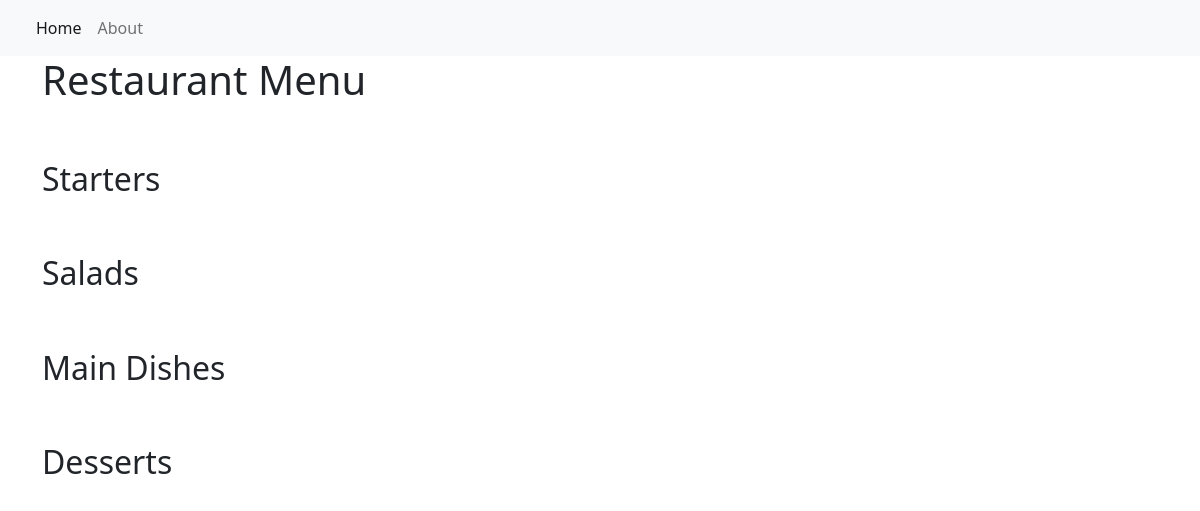
Before: / with the older database file.
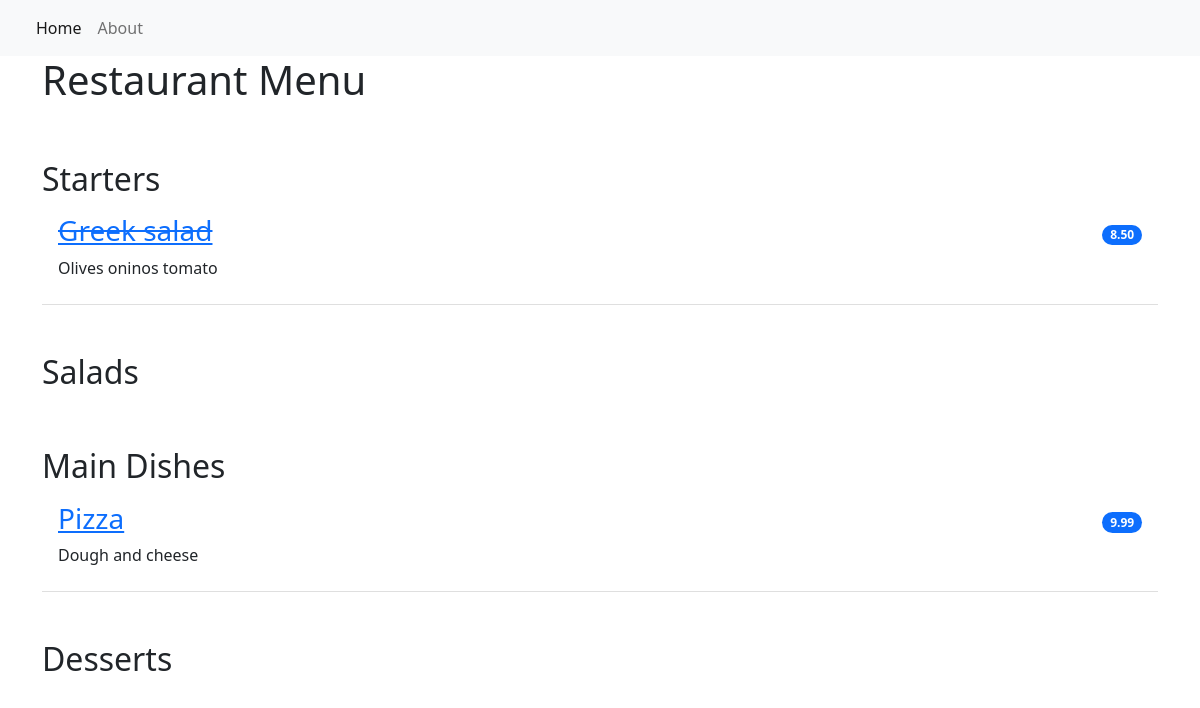
After: the same page with the newer database file.
### menu_restaurant/models.py (models this page shows, shortened)
class Item(models.Model):
    meal = models.CharField(max_length=1000, unique=True)
    description = models.CharField(max_length=2000)
    price = models.DecimalField(decimal_places=2, max_digits=10)
    meal_type = models.CharField(choices=MEAL_TYPE, max_length=200)
    author = models.ForeignKey(User, on_delete=models.PROTECT)
    status = models.IntegerField(choices=STATUS, default=0)
    date_created = models.DateTimeField(auto_now_add=True)
    date_updated = models.DateTimeField(auto_now=True)

### menu_restaurant/views.py (the view)
# urls.py: path('', views.MenuList.as_view(), name="home"),
class MenuList(generic.ListView):
    queryset = Item.objects.order_by("date_created")
    template_name = "index.html"
    def get_context_data(self, *, object_list=None, **kwargs):
        context = super().get_context_data(**kwargs)
        context["meals"] = MEAL_TYPE
        return context

### templates/index.html
{% extends 'base.html' %}
{% block content %}
<div class="container">
    <h1>Restaurant Menu</h1>
    <ul class="list-group list-group-flush">
        {% for meal in meals %}
            <h2 class="pt-5">{{ meal.1 }}</h2>
                {% for item in item_list %}
                    {% if item.meal_type == meal.0 %}
                        {% if item.status == 0 %}
                        <li class="list-group-item d-flex justify-content-between align-items-center border-0 pb-0">
                            <a href="{% url 'menu_item' item.pk %}"><h3><del>{{ item.meal }}</del></h3></a>
                            <span class="badge bg-primary rounded-pill">{{ item.price }}</span>
                        </li>
                        <li class="list-group-item pt-0">
                            <p>{{ item.description }}</p>
                        </li>
                        {% else %}
                        <li class="list-group-item d-flex justify-content-between align-items-center border-0 pb-0">
                            <a href="{% url 'menu_item' item.pk %}"><h3>{{ item.meal }}</h3></a>
                            <span class="badge bg-primary rounded-pill">{{ item.price }}</span>
                        </li>
                        <li class="list-group-item pt-0">
                            <p>{{ item.description }}</p>
                        </li>
                        {% endif %}
                    {% endif %}
                {% endfor %}
        {% endfor %}
    </ul>
</div>
{% endblock content %}

### templates/base.html (shortened to what this page needs)
<!DOCTYPE html>
<html lang="en">
    <head>
        <link href="https://cdn.jsdelivr.net/npm/bootstrap@5.2.0-beta1/dist/css/bootstrap.min.css" rel="stylesheet">
    </head>
    <body>
        <nav class="navbar navbar-expand-lg bg-light">
            <div class="container-fluid">
                <div class="collapse navbar-collapse" id="navbarNav">
                    <ul class="navbar-nav">
                         <li class="nav-item">
                            <a class="nav-link active" aria-current="page" href="{% url 'home' %}">Home</a>
                        </li>
                        <li class="nav-item">
                            <a class="nav-link" aria-current="page" href="{% url 'home' %}">About</a>
                        </li>
                    </ul>
                </div>
            </div>
        </nav>
        {% block content %}
        {% endblock content %}
    </body>
</html>

Changed rows visible on the page:
added Item: meal "Greek salad", price "8.50", description "Olives oninos tomato", shown under "Starters"
added Item: meal "Pizza", price "9.99", description "Dough and cheese", shown under "Main Dishes"
